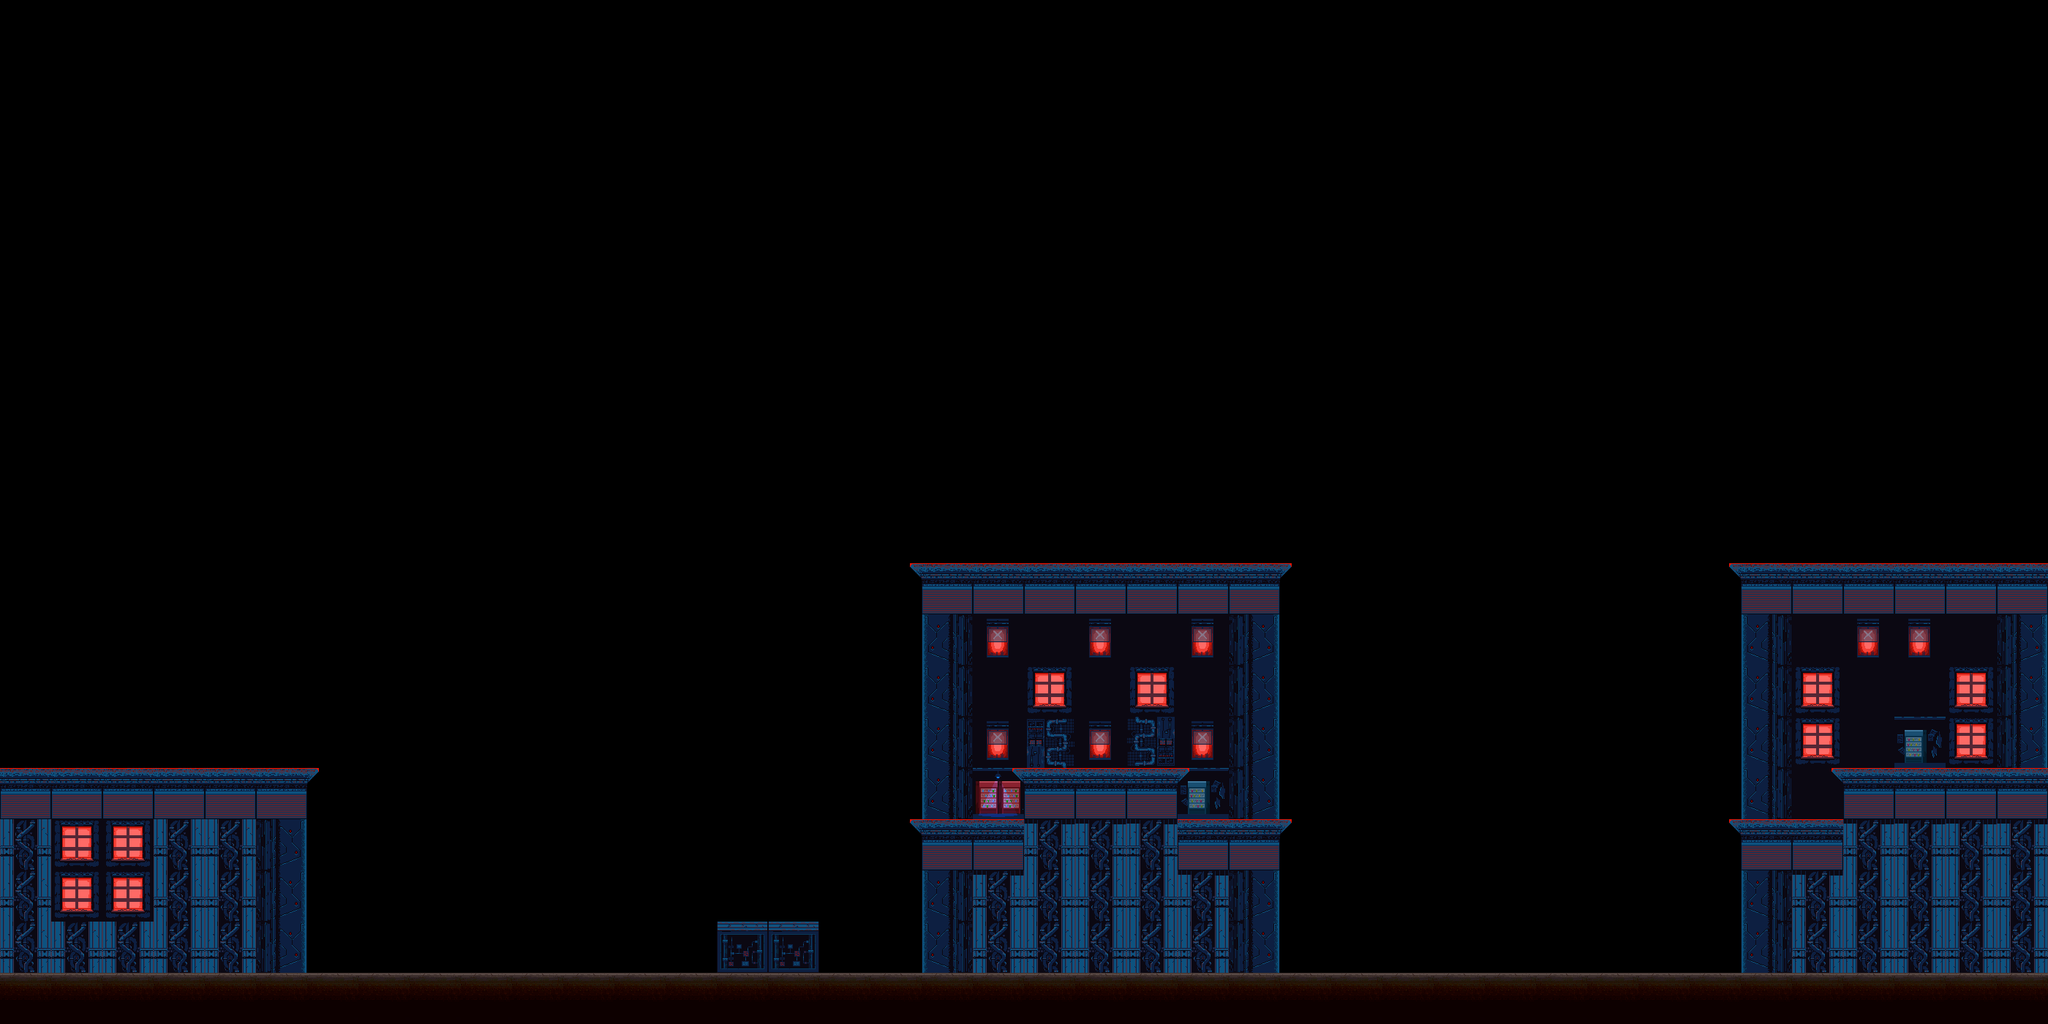

A level layout from a 2D game, rendered from its tile map. Below: a short description, then the map file with its tile-grid data intact:
An orthogonal 40x20 tile map with 70x70 px tiles, 3 tile layers (Ground, Background, Acc), 2 tilesets.

<map version="1.5" tiledversion="1.6.0" orientation="orthogonal" renderorder="right-down" width="40" height="20" tilewidth="70" tileheight="70" infinite="0" nextlayerid="4" nextobjectid="1">
 <editorsettings>
  <export target="Level1Redo.json" format="json" />
 </editorsettings>
 <tileset firstgid="1" name="TileSetRe" tilewidth="70" tileheight="70" tilecount="25" columns="5">
  <image source="Tiles70x70.png" trans="000000" width="350" height="350" />
 </tileset>
 <tileset firstgid="26" name="TilesR" tilewidth="70" tileheight="70" tilecount="35" columns="5">
  <image source="TilesR.png" trans="000000" width="351" height="490" />
 </tileset>
 <layer id="1" name="Ground" width="40" height="20">
  <data encoding="csv">
0,0,0,0,0,0,0,0,0,0,0,0,0,0,0,0,0,0,0,0,0,0,0,0,0,0,0,0,0,0,0,0,0,0,0,0,0,0,0,0,
0,0,0,0,0,0,0,0,0,0,0,0,0,0,0,0,0,0,0,0,0,0,0,0,0,0,0,0,0,0,0,0,0,0,0,0,0,0,0,0,
0,0,0,0,0,0,0,0,0,0,0,0,0,0,0,0,0,0,0,0,0,0,0,0,0,0,0,0,0,0,0,0,0,0,0,0,0,0,0,0,
0,0,0,0,0,0,0,0,0,0,0,0,0,0,0,0,0,0,0,0,0,0,0,0,0,0,0,0,0,0,0,0,0,0,0,0,0,0,0,0,
0,0,0,0,0,0,0,0,0,0,0,0,0,0,0,0,0,0,0,0,0,0,0,0,0,0,0,0,0,0,0,0,0,0,0,0,0,0,0,0,
0,0,0,0,0,0,0,0,0,0,0,0,0,0,0,0,0,0,0,0,0,0,0,0,0,0,0,0,0,0,0,0,0,0,0,0,0,0,0,0,
0,0,0,0,0,0,0,0,0,0,0,0,0,0,0,0,0,0,0,0,0,0,0,0,0,0,0,0,0,0,0,0,0,0,0,0,0,0,0,0,
0,0,0,0,0,0,0,0,0,0,0,0,0,0,0,0,0,0,0,0,0,0,0,0,0,0,0,0,0,0,0,0,0,0,0,0,0,0,0,0,
0,0,0,0,0,0,0,0,0,0,0,0,0,0,0,0,0,0,0,0,0,0,0,0,0,0,0,0,0,0,0,0,0,0,0,0,0,0,0,0,
0,0,0,0,0,0,0,0,0,0,0,0,0,0,0,0,0,0,0,0,0,0,0,0,0,0,0,0,0,0,0,0,0,0,0,0,0,0,0,0,
0,0,0,0,0,0,0,0,0,0,0,0,0,0,0,0,0,0,0,0,0,0,0,0,0,0,0,0,0,0,0,0,0,0,0,0,0,0,0,0,
0,0,0,0,0,0,0,0,0,0,0,0,0,0,0,0,0,0,7,7,7,7,7,7,7,0,0,0,0,0,0,0,0,0,7,7,7,7,7,7,
0,0,0,0,0,0,0,0,0,0,0,0,0,0,0,0,0,0,0,0,0,0,0,0,0,0,0,0,0,0,0,0,0,0,0,0,0,0,0,0,
0,0,0,0,0,0,0,0,0,0,0,0,0,0,0,0,0,0,0,0,0,0,0,0,0,0,0,0,0,0,0,0,0,0,0,0,0,0,0,0,
0,0,0,0,0,0,0,0,0,0,0,0,0,0,0,0,0,0,0,0,0,0,0,0,0,0,0,0,0,0,0,0,0,0,0,0,0,0,0,0,
7,7,7,7,7,7,0,0,0,0,0,0,0,0,0,0,0,0,0,0,7,7,7,0,0,0,0,0,0,0,0,0,0,0,0,0,7,7,7,7,
9,13,13,9,9,17,0,0,0,0,0,0,0,0,0,0,0,0,7,7,14,14,14,7,7,0,0,0,0,0,0,0,0,0,7,7,14,14,14,14,
9,13,13,9,9,17,0,0,0,0,0,0,0,0,0,0,0,0,22,14,9,9,9,14,17,0,0,0,0,0,0,0,0,0,22,14,9,9,9,9,
9,9,9,9,9,17,0,0,0,0,0,0,0,0,22,17,0,0,22,9,9,9,9,9,17,0,0,0,0,0,0,0,0,0,22,9,9,9,9,9,
12,12,12,12,12,12,12,12,12,12,12,12,12,12,12,12,12,12,12,12,12,12,12,12,12,12,12,12,12,12,12,12,12,12,12,12,12,12,12,12
</data>
 </layer>
 <layer id="2" name="Background" width="40" height="20">
  <data encoding="csv">
0,0,0,0,0,0,0,0,0,0,0,0,0,0,0,0,0,0,0,0,0,0,0,0,0,0,0,0,0,0,0,0,0,0,0,0,0,0,0,0,
0,0,0,0,0,0,0,0,0,0,0,0,0,0,0,0,0,0,0,0,0,0,0,0,0,0,0,0,0,0,0,0,0,0,0,0,0,0,0,0,
0,0,0,0,0,0,0,0,0,0,0,0,0,0,0,0,0,0,0,0,0,0,0,0,0,0,0,0,0,0,0,0,0,0,0,0,0,0,0,0,
0,0,0,0,0,0,0,0,0,0,0,0,0,0,0,0,0,0,0,0,0,0,0,0,0,0,0,0,0,0,0,0,0,0,0,0,0,0,0,0,
0,0,0,0,0,0,0,0,0,0,0,0,0,0,0,0,0,0,0,0,0,0,0,0,0,0,0,0,0,0,0,0,0,0,0,0,0,0,0,0,
0,0,0,0,0,0,0,0,0,0,0,0,0,0,0,0,0,0,0,0,0,0,0,0,0,0,0,0,0,0,0,0,0,0,0,0,0,0,0,0,
0,0,0,0,0,0,0,0,0,0,0,0,0,0,0,0,0,0,0,0,0,0,0,0,0,0,0,0,0,0,0,0,0,0,0,0,0,0,0,0,
0,0,0,0,0,0,0,0,0,0,0,0,0,0,0,0,0,0,0,0,0,0,0,0,0,0,0,0,0,0,0,0,0,0,0,0,0,0,0,0,
0,0,0,0,0,0,0,0,0,0,0,0,0,0,0,0,0,0,0,0,0,0,0,0,0,0,0,0,0,0,0,0,0,0,0,0,0,0,0,0,
0,0,0,0,0,0,0,0,0,0,0,0,0,0,0,0,0,0,0,0,0,0,0,0,0,0,0,0,0,0,0,0,0,0,0,0,0,0,0,0,
0,0,0,0,0,0,0,0,0,0,0,0,0,0,0,0,0,0,0,0,0,0,0,0,0,0,0,0,0,0,0,0,0,0,0,0,0,0,0,0,
0,0,0,0,0,0,0,0,0,0,0,0,0,0,0,0,0,0,0,0,0,0,0,0,0,0,0,0,0,0,0,0,0,0,0,0,0,0,0,0,
0,0,0,0,0,0,0,0,0,0,0,0,0,0,0,0,0,0,2,19,2,19,2,19,2,0,0,0,0,0,0,0,0,0,19,2,19,19,2,19,
0,0,0,0,0,0,0,0,0,0,0,0,0,0,0,0,0,0,2,2,13,2,13,2,2,0,0,0,0,0,0,0,0,0,2,13,2,2,13,2,
0,0,0,0,0,0,0,0,0,0,0,0,0,0,0,0,0,0,2,19,2,19,2,19,2,0,0,0,0,0,0,0,0,0,2,13,2,2,13,20,
0,0,0,0,0,0,0,0,0,0,0,0,0,0,0,0,0,0,2,18,0,0,0,20,2,0,0,0,0,0,0,0,0,0,2,2,0,0,0,0,
0,0,0,0,0,0,0,0,0,0,0,0,0,0,0,0,0,0,0,0,0,0,0,0,0,0,0,0,0,0,0,0,0,0,0,0,0,0,0,0,
0,0,0,0,0,0,0,0,0,0,0,0,0,0,0,0,0,0,0,0,0,0,0,0,0,0,0,0,0,0,0,0,0,0,0,0,0,0,0,0,
0,0,0,0,0,0,0,0,0,0,0,0,0,0,0,0,0,0,0,0,0,0,0,0,0,0,0,0,0,0,0,0,0,0,0,0,0,0,0,0,
0,0,0,0,0,0,0,0,0,0,0,0,0,0,0,0,0,0,0,0,0,0,0,0,0,0,0,0,0,0,0,0,0,0,0,0,0,0,0,0
</data>
 </layer>
 <layer id="3" name="Acc" width="40" height="20">
  <data encoding="csv">
0,0,0,0,0,0,0,0,0,0,0,0,0,0,0,0,0,0,0,0,0,0,0,0,0,0,0,0,0,0,0,0,0,0,0,0,0,0,0,0,
0,0,0,0,0,0,0,0,0,0,0,0,0,0,0,0,0,0,0,0,0,0,0,0,0,0,0,0,0,0,0,0,0,0,0,0,0,0,0,0,
0,0,0,0,0,0,0,0,0,0,0,0,0,0,0,0,0,0,0,0,0,0,0,0,0,0,0,0,0,0,0,0,0,0,0,0,0,0,0,0,
0,0,0,0,0,0,0,0,0,0,0,0,0,0,0,0,0,0,0,0,0,0,0,0,0,0,0,0,0,0,0,0,0,0,0,0,0,0,0,0,
0,0,0,0,0,0,0,0,0,0,0,0,0,0,0,0,0,0,0,0,0,0,0,0,0,0,0,0,0,0,0,0,0,0,0,0,0,0,0,0,
0,0,0,0,0,0,0,0,0,0,0,0,0,0,0,0,0,0,0,0,0,0,0,0,0,0,0,0,0,0,0,0,0,0,0,0,0,0,0,0,
0,0,0,0,0,0,0,0,0,0,0,0,0,0,0,0,0,0,0,0,0,0,0,0,0,0,0,0,0,0,0,0,0,0,0,0,0,0,0,0,
0,0,0,0,0,0,0,0,0,0,0,0,0,0,0,0,0,0,0,0,0,0,0,0,0,0,0,0,0,0,0,0,0,0,0,0,0,0,0,0,
0,0,0,0,0,0,0,0,0,0,0,0,0,0,0,0,0,0,0,0,0,0,0,0,0,0,0,0,0,0,0,0,0,0,0,0,0,0,0,0,
0,0,0,0,0,0,0,0,0,0,0,0,0,0,0,0,0,0,0,0,0,0,0,0,0,0,0,0,0,0,0,0,0,0,0,0,0,0,0,0,
0,0,0,0,0,0,0,0,0,0,0,0,0,0,0,0,0,0,0,0,0,0,0,0,0,0,0,0,0,0,0,0,0,0,0,0,0,0,0,0,
0,0,0,0,0,0,0,0,0,0,0,0,0,0,0,0,0,6,0,0,0,0,0,0,0,8,0,0,0,0,0,0,0,6,0,0,0,0,0,0,
0,0,0,0,0,0,0,0,0,0,0,0,0,0,0,0,0,0,47,0,0,0,0,0,42,0,0,0,0,0,0,0,0,0,47,0,0,0,0,42,
0,0,0,0,0,0,0,0,0,0,0,0,0,0,0,0,0,0,47,0,0,0,0,0,42,0,0,0,0,0,0,0,0,0,47,0,0,0,0,42,
0,0,0,0,0,0,0,0,0,0,0,0,0,0,0,0,0,0,47,0,40,0,3221225512,0,42,0,0,0,0,0,0,0,0,0,47,0,0,45,0,42,
0,0,0,0,0,0,8,0,0,0,0,0,0,0,0,0,0,0,47,6,0,0,0,8,42,0,0,0,0,0,0,0,0,0,47,6,0,0,0,0,
0,0,0,0,0,0,0,0,0,0,0,0,0,0,0,0,0,6,0,0,0,0,0,0,0,8,0,0,0,0,0,0,0,6,0,0,0,0,0,0,
0,0,0,0,0,0,0,0,0,0,0,0,0,0,0,0,0,0,0,0,0,0,0,0,0,0,0,0,0,0,0,0,0,0,0,0,0,0,0,0,
0,0,0,0,0,0,0,0,0,0,0,0,0,0,50,50,0,0,0,0,0,0,0,0,0,0,0,0,0,0,0,0,0,0,0,0,0,0,0,0,
54,54,54,54,54,54,54,54,54,54,54,54,54,54,54,54,54,54,54,54,54,54,54,54,54,54,54,54,54,54,54,54,54,54,54,54,54,54,54,54
</data>
 </layer>
</map>
